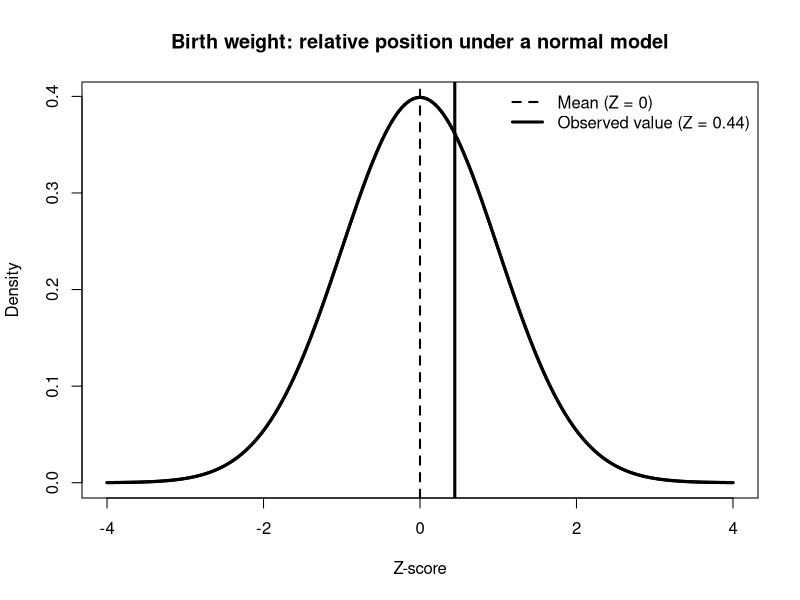
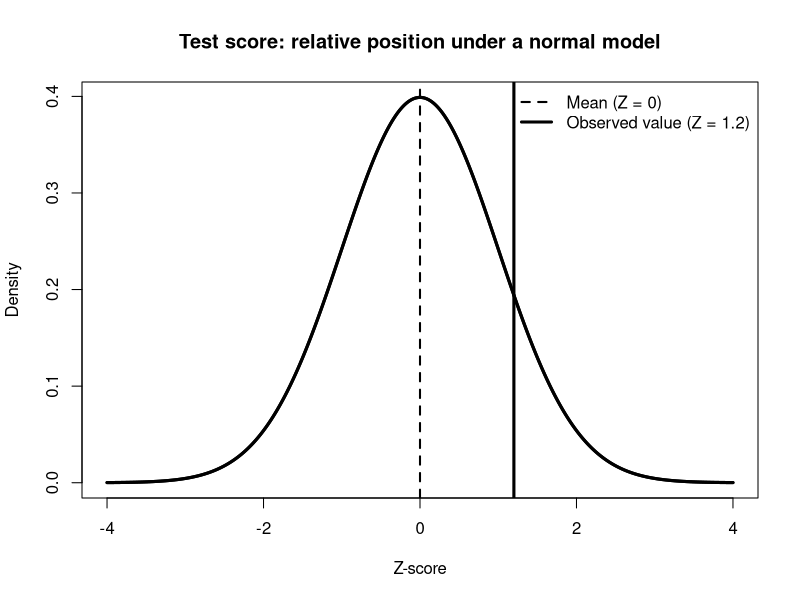

Recreate these plots in R, in order.
# Created by: Mahdi Akbarzadeh
# Medical Biostatistics Teaching Lab
# Module 06: Z-scores, percentiles, and relative position

# This activity uses reference distributions defined inside the script.
# No external data file is required.

calculate_z <- function(value, reference_mean, reference_sd) {
  (value - reference_mean) / reference_sd
}

birth_weight_value <- 3300
birth_weight_mean <- 3100
birth_weight_sd <- 450

test_score_value <- 82
test_score_mean <- 70
test_score_sd <- 10

birth_weight_z <- calculate_z(
  value = birth_weight_value,
  reference_mean = birth_weight_mean,
  reference_sd = birth_weight_sd
)

test_score_z <- calculate_z(
  value = test_score_value,
  reference_mean = test_score_mean,
  reference_sd = test_score_sd
)

birth_weight_percentile <- pnorm(birth_weight_z) * 100
test_score_percentile <- pnorm(test_score_z) * 100

results_table <- data.frame(
  Example = c("Birth weight", "Test score"),
  Raw_value = c(birth_weight_value, test_score_value),
  Reference_mean = c(birth_weight_mean, test_score_mean),
  Reference_sd = c(birth_weight_sd, test_score_sd),
  Z_score = round(c(birth_weight_z, test_score_z), 2),
  Percentile = paste0(round(c(birth_weight_percentile, test_score_percentile), 1), "%")
)

cat("\nZ-score and percentile results\n")
print(results_table, row.names = FALSE)

output_dir <- file.path(getwd(), "activity_outputs")
dir.create(output_dir, showWarnings = FALSE, recursive = TRUE)

output_file_birth_weight <- file.path(output_dir, "module06_birth_weight_z_score.png")
output_file_test_score <- file.path(output_dir, "module06_test_score_z_score.png")

draw_z_curve <- function(z_value, output_file, main_title) {
  x <- seq(-4, 4, length.out = 1000)
  y <- dnorm(x)

  png(filename = output_file, width = 1200, height = 800, res = 130)

  plot(
    x,
    y,
    type = "l",
    lwd = 3,
    main = main_title,
    xlab = "Z-score",
    ylab = "Density"
  )

  shaded_x <- x[x <= z_value]
  shaded_y <- dnorm(shaded_x)

  polygon(
    c(min(shaded_x), shaded_x, max(shaded_x)),
    c(0, shaded_y, 0),
    border = NA
  )

  lines(x, y, lwd = 3)
  abline(v = 0, lwd = 2, lty = 2)
  abline(v = z_value, lwd = 3)

  legend(
    "topright",
    legend = c("Mean (Z = 0)", paste0("Observed value (Z = ", round(z_value, 2), ")")),
    lwd = c(2, 3),
    lty = c(2, 1),
    bty = "n"
  )

  dev.off()
}

draw_z_curve(
  z_value = birth_weight_z,
  output_file = output_file_birth_weight,
  main_title = "Birth weight: relative position under a normal model"
)

draw_z_curve(
  z_value = test_score_z,
  output_file = output_file_test_score,
  main_title = "Test score: relative position under a normal model"
)

cat("\nFigures saved to:\n")
cat(normalizePath(output_file_birth_weight, mustWork = FALSE), "\n")
cat(normalizePath(output_file_test_score, mustWork = FALSE), "\n")

cat("\nStudent interpretation task\n")
cat("1. Interpret the birth-weight Z-score in one complete sentence.\n")
cat("2. Interpret the birth-weight percentile as relative position, not as a percentage of health.\n")
cat("3. Interpret the test-score Z-score in one complete sentence.\n")
cat("4. Explain why raw values should not be compared without a reference distribution.\n")
